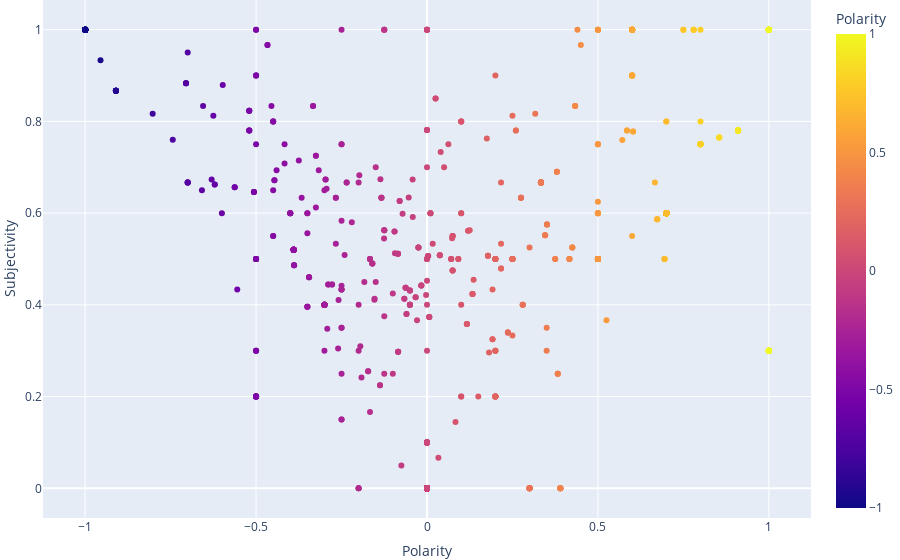

This figure's notebook cell:
### Code cell
import plotly.express as px
# df = px.data.iris()
fig2 = px.scatter(review, x="Polarity", y="Subjectivity", color="Polarity", hover_data=['Analysis'])
fig2.update_layout(margin=dict(t=0, b=0, l=0, r=0))
fig2.show()

### Figure 1 — Plotly figure (JSON) as saved in the notebook; plotly's stock layout.template omitted (floating-point values rounded to 4 significant figures; data arrays with more than 128 entries replaced by an {"elided": "..."} marker saying what was removed)
{"data": [{"customdata": {"elided": "998x1 str values"}, "hovertemplate": "Polarity=%{marker.color}<br>Subjectivity=%{y}<br>Analysis=%{customdata[0]}<extra></extra>", "legendgroup": "", "marker": {"color": {"elided": "998 float values"}, "coloraxis": "coloraxis", "symbol": "circle"}, "mode": "markers", "name": "", "orientation": "v", "showlegend": false, "type": "scatter", "x": {"elided": "998 float values"}, "xaxis": "x", "y": {"elided": "998 float values"}, "yaxis": "y"}], "layout": {"coloraxis": {"colorbar": {"title": {"text": "Polarity"}}, "colorscale": [[0, "#0d0887"], [0.1111, "#46039f"], [0.2222, "#7201a8"], [0.3333, "#9c179e"], [0.4444, "#bd3786"], [0.5556, "#d8576b"], [0.6667, "#ed7953"], [0.7778, "#fb9f3a"], [0.8889, "#fdca26"], [1, "#f0f921"]]}, "legend": {"tracegroupgap": 0}, "margin": {"b": 0, "l": 0, "r": 0, "t": 0}, "xaxis": {"anchor": "y", "domain": [0, 1], "title": {"text": "Polarity"}}, "yaxis": {"anchor": "x", "domain": [0, 1], "title": {"text": "Subjectivity"}}}}
